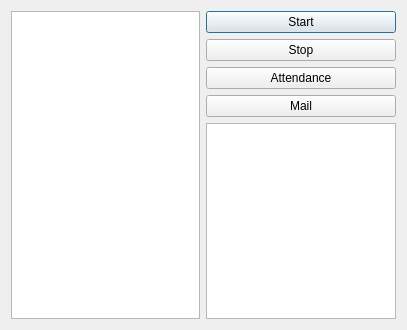
<?xml version="1.0" encoding="UTF-8"?>
<ui version="4.0">
 <class>Start_2</class>
 <widget class="QDialog" name="Start_2">
  <property name="geometry">
   <rect>
    <x>0</x>
    <y>0</y>
    <width>407</width>
    <height>330</height>
   </rect>
  </property>
  <property name="windowTitle">
   <string>Dialog</string>
  </property>
  <layout class="QGridLayout" name="gridLayout">
   <item row="0" column="0" rowspan="5">
    <widget class="QGraphicsView" name="graphicsView"/>
   </item>
   <item row="0" column="1">
    <widget class="QPushButton" name="Start">
     <property name="text">
      <string>Start</string>
     </property>
    </widget>
   </item>
   <item row="1" column="1">
    <widget class="QPushButton" name="pushButton_2">
     <property name="text">
      <string>Stop</string>
     </property>
    </widget>
   </item>
   <item row="2" column="1">
    <widget class="QPushButton" name="pushButton_3">
     <property name="text">
      <string>Attendance</string>
     </property>
    </widget>
   </item>
   <item row="3" column="1">
    <widget class="QPushButton" name="pushButton">
     <property name="text">
      <string>Mail</string>
     </property>
    </widget>
   </item>
   <item row="4" column="1">
    <widget class="QColumnView" name="columnView"/>
   </item>
  </layout>
 </widget>
 <resources/>
 <connections/>
</ui>
